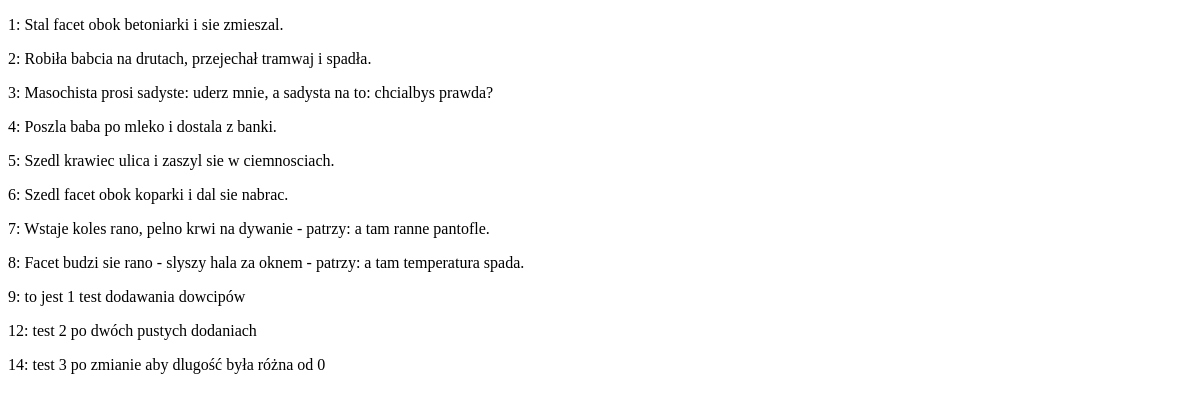
/default/public/index.php, run on an earlier commit of the app's database.
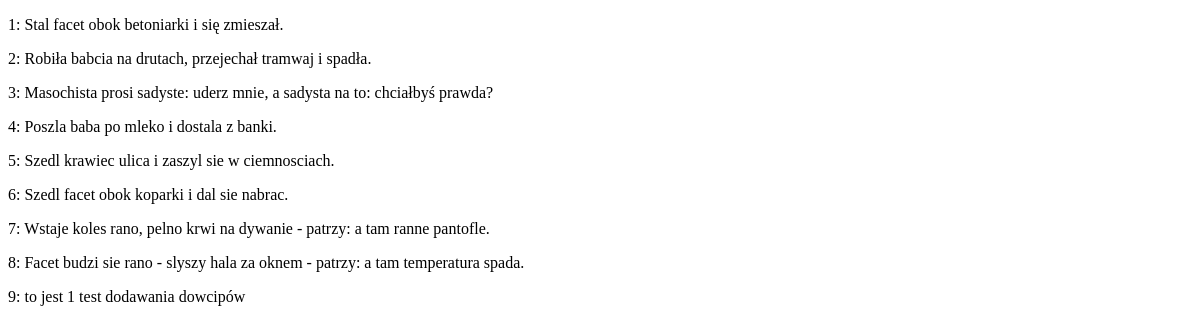
And on a later commit of the database.
### tables this page shows
CREATE TABLE `joke` (
  `id` int(11) NOT NULL AUTO_INCREMENT,
  `joketext` text DEFAULT NULL,
  `jokedate` date DEFAULT NULL,
  `authorid` int(11) DEFAULT NULL,
  PRIMARY KEY (`id`)
);

### default/public/index.php (called while the page is built)
<?php
try {
    $pdo = new PDO('mysql:host=mysql;dbname=ijdb;charset=utf8mb4','ijdbuser', 'tajemnica');
    $sql = 'SELECT * FROM `joke`';
    $results = $pdo->query($sql);
        $jokes=$results;
} catch (PDOException $e) {
    $error = "Błąd bazy danych: ";
    $error .= $e->getMessage().' w pliku: '.$e->getFile().' w linii: ';
    $error .= $e->getLine();
}
include __DIR__.'/../templates/output.html.php';

### default/templates/output.html.php (the view, shortened to what this page needs)
<!DOCTYPE html>
<html lang="pl">
<head>
</head>
<body>
    <?php if(isset($jokes)) {
        foreach ($jokes as $joke) {
            echo '<p>'.$joke['id'].': '.$joke['joketext'].'</p>';
        }
    }
    ?>
</body>
</html>

What changed in the data, as far as the page shows it:
removed joke: id "12", joketext "test 2 po dwóch pustych dodaniach"
removed joke: id "14", joketext "test 3 po zmianie aby dlugość była różna od 0"
changed joke id 1: joketext "Stal facet obok betoniarki i sie zmieszal." → "Stal facet obok betoniarki i się zmieszał."
changed joke id 3: joketext "Masochista prosi sadyste: uderz mnie, a sadysta na to: chcialbys prawda?" → "Masochista prosi sadyste: uderz mnie, a sadysta na to: chciałbyś prawda?"
